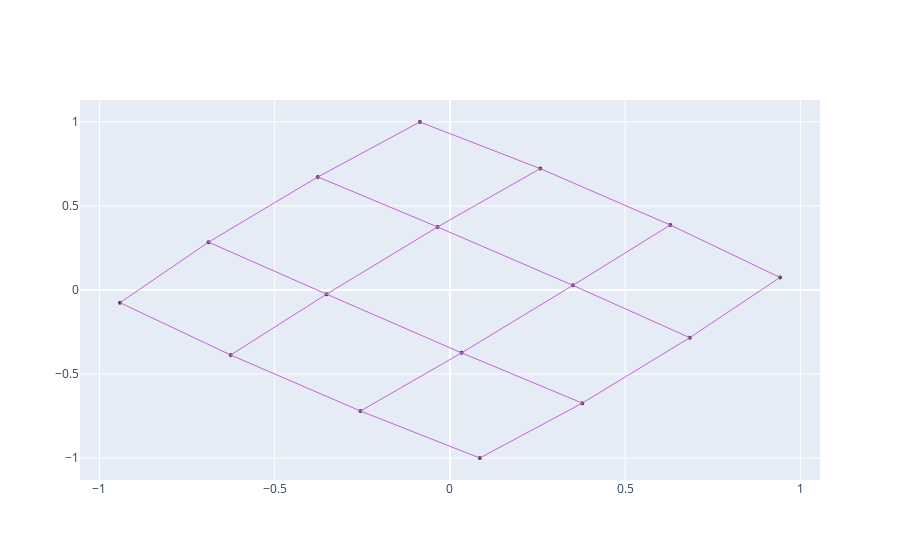

Notebook source saved alongside this figure:
### Code cell
n=4
m=4
pars={
    'plexus':nx.grid_graph(( m,n,1)),
    'absorption':0.1,
    'diffusion':1.
}
circuit=kfx.setup_default_flux_circuit(pars)
overflow=ho.initialize_overflow_on_circuit(circuit)
c,B_new=overflow.calc_profile_concentration()
phi=overflow.calc_absorption()

fig=overflow.circuit.plot_circuit()
fig.show()

### Figure 1 — Plotly figure (JSON) as saved in the notebook; plotly's stock layout.template omitted (floating-point values rounded to 4 significant figures)
{"data": [{"hoverinfo": "text", "hovertext": ["source: 1.0<br>solute: 1.0<br>concentration: 0.3701137868058443<br>", "source: 0.0<br>solute: 0.0<br>concentration: 0.2658851405365506<br>", "source: 0.0<br>solute: 0.0<br>concentration: 0.20476008336022328<br>", "source: 0.0<br>solute: 0.0<br>concentration: 0.17544573875173589<br>", "source: 0.0<br>solute: 0.0<br>concentration: 0.2658851405365506<br>", "source: 0.0<br>solute: 0.0<br>concentration: 0.21997327692492888<br>", "source: 0.0<br>solute: 0.0<br>concentration: 0.1765236144552877<br>", "source: 0.0<br>solute: 0.0<br>concentration: 0.14926436897925352<br>", "source: 0.0<br>solute: 0.0<br>concentration: 0.20476008336022322<br>", "source: 0.0<br>solute: 0.0<br>concentration: 0.1765236144552877<br>", "source: 0.0<br>solute: 0.0<br>concentration: 0.13684277254551197<br>", "source: 0.0<br>solute: 0.0<br>concentration: 0.09790871080152931<br>", "source: 0.0<br>solute: 0.0<br>concentration: 0.17544573875173586<br>", "source: 0.0<br>solute: 0.0<br>concentration: 0.14926436897925352<br>", "source: 0.0<br>solute: 0.0<br>concentration: 0.09790871080152931<br>", "source: -1.0<br>solute: -1.0<br>concentration: 0.0<br>"], "marker": {"color": "#a845b5", "line": {"width": 2}, "size": 2}, "mode": "markers", "type": "scatter", "x": [-0.08569, -0.377, -0.6888, -0.9414, 0.2578, -0.03526, -0.3519, -0.6255, 0.6289, 0.3511, 0.03332, -0.2552, 0.942, 0.6845, 0.3778, 0.08527], "y": [0.9992, 0.6723, 0.2843, -0.07612, 0.7221, 0.3747, -0.0251, -0.3872, 0.3864, 0.02741, -0.3745, -0.7205, 0.07428, -0.284, -0.6735, -1.0]}, {"hoverinfo": "none", "line": {"color": "#c762d4", "width": 1}, "mode": "lines", "type": "scatter", "x": [-0.08569, 0.2578, null], "y": [0.9992, 0.7221, null]}, {"hoverinfo": "none", "line": {"color": "#c762d4", "width": 1}, "mode": "lines", "type": "scatter", "x": [-0.08569, -0.377, null], "y": [0.9992, 0.6723, null]}, {"hoverinfo": "none", "line": {"color": "#c762d4", "width": 1}, "mode": "lines", "type": "scatter", "x": [-0.377, -0.03526, null], "y": [0.6723, 0.3747, null]}, {"hoverinfo": "none", "line": {"color": "#c762d4", "width": 1}, "mode": "lines", "type": "scatter", "x": [-0.377, -0.6888, null], "y": [0.6723, 0.2843, null]}, {"hoverinfo": "none", "line": {"color": "#c762d4", "width": 1}, "mode": "lines", "type": "scatter", "x": [-0.6888, -0.3519, null], "y": [0.2843, -0.0251, null]}, {"hoverinfo": "none", "line": {"color": "#c762d4", "width": 1}, "mode": "lines", "type": "scatter", "x": [-0.6888, -0.9414, null], "y": [0.2843, -0.07612, null]}, {"hoverinfo": "none", "line": {"color": "#c762d4", "width": 1}, "mode": "lines", "type": "scatter", "x": [-0.9414, -0.6255, null], "y": [-0.07612, -0.3872, null]}, {"hoverinfo": "none", "line": {"color": "#c762d4", "width": 1}, "mode": "lines", "type": "scatter", "x": [0.2578, 0.6289, null], "y": [0.7221, 0.3864, null]}, {"hoverinfo": "none", "line": {"color": "#c762d4", "width": 1}, "mode": "lines", "type": "scatter", "x": [0.2578, -0.03526, null], "y": [0.7221, 0.3747, null]}, {"hoverinfo": "none", "line": {"color": "#c762d4", "width": 1}, "mode": "lines", "type": "scatter", "x": [-0.03526, 0.3511, null], "y": [0.3747, 0.02741, null]}, {"hoverinfo": "none", "line": {"color": "#c762d4", "width": 1}, "mode": "lines", "type": "scatter", "x": [-0.03526, -0.3519, null], "y": [0.3747, -0.0251, null]}, {"hoverinfo": "none", "line": {"color": "#c762d4", "width": 1}, "mode": "lines", "type": "scatter", "x": [-0.3519, 0.03332, null], "y": [-0.0251, -0.3745, null]}, {"hoverinfo": "none", "line": {"color": "#c762d4", "width": 1}, "mode": "lines", "type": "scatter", "x": [-0.3519, -0.6255, null], "y": [-0.0251, -0.3872, null]}, {"hoverinfo": "none", "line": {"color": "#c762d4", "width": 1}, "mode": "lines", "type": "scatter", "x": [-0.6255, -0.2552, null], "y": [-0.3872, -0.7205, null]}, {"hoverinfo": "none", "line": {"color": "#c762d4", "width": 1}, "mode": "lines", "type": "scatter", "x": [0.6289, 0.942, null], "y": [0.3864, 0.07428, null]}, {"hoverinfo": "none", "line": {"color": "#c762d4", "width": 1}, "mode": "lines", "type": "scatter", "x": [0.6289, 0.3511, null], "y": [0.3864, 0.02741, null]}, {"hoverinfo": "none", "line": {"color": "#c762d4", "width": 1}, "mode": "lines", "type": "scatter", "x": [0.3511, 0.6845, null], "y": [0.02741, -0.284, null]}, {"hoverinfo": "none", "line": {"color": "#c762d4", "width": 1}, "mode": "lines", "type": "scatter", "x": [0.3511, 0.03332, null], "y": [0.02741, -0.3745, null]}, {"hoverinfo": "none", "line": {"color": "#c762d4", "width": 1}, "mode": "lines", "type": "scatter", "x": [0.03332, 0.3778, null], "y": [-0.3745, -0.6735, null]}, {"hoverinfo": "none", "line": {"color": "#c762d4", "width": 1}, "mode": "lines", "type": "scatter", "x": [0.03332, -0.2552, null], "y": [-0.3745, -0.7205, null]}, {"hoverinfo": "none", "line": {"color": "#c762d4", "width": 1}, "mode": "lines", "type": "scatter", "x": [-0.2552, 0.08527, null], "y": [-0.7205, -1.0, null]}, {"hoverinfo": "none", "line": {"color": "#c762d4", "width": 1}, "mode": "lines", "type": "scatter", "x": [0.942, 0.6845, null], "y": [0.07428, -0.284, null]}, {"hoverinfo": "none", "line": {"color": "#c762d4", "width": 1}, "mode": "lines", "type": "scatter", "x": [0.6845, 0.3778, null], "y": [-0.284, -0.6735, null]}, {"hoverinfo": "none", "line": {"color": "#c762d4", "width": 1}, "mode": "lines", "type": "scatter", "x": [0.3778, 0.08527, null], "y": [-0.6735, -1.0, null]}, {"hoverinfo": "text", "marker": {"color": "#c762d4", "opacity": 0}, "mode": "markers", "text": ["conductivity: 1.0<br>flow_rate: -0.5000000000000004<br>absorption: 0.1<br>uptake: 0.025031948671383013<br>peclet: -0.15915494309189548<br>length: 1.0<br>weight: 1.0<br>", "conductivity: 1.0<br>flow_rate: -0.5<br>absorption: 0.1<br>uptake: 0.02503194867138281<br>peclet: -0.15915494309189535<br>length: 1.0<br>weight: 1.0<br>", "conductivity: 1.0<br>flow_rate: -0.2142857142857145<br>absorption: 0.1<br>uptake: 0.01906040358930512<br>peclet: -0.06820926132509807<br>length: 1.0<br>weight: 1.0<br>", "conductivity: 1.0<br>flow_rate: -0.2857142857142862<br>absorption: 0.1<br>uptake: 0.018480064584447724<br>peclet: -0.09094568176679749<br>length: 1.0<br>weight: 1.0<br>", "conductivity: 1.0<br>flow_rate: -0.14285714285714254<br>absorption: 0.1<br>uptake: 0.014950239933261755<br>peclet: -0.04547284088339857<br>length: 1.0<br>weight: 1.0<br>", "conductivity: 1.0<br>flow_rate: -0.142857142857143<br>absorption: 0.1<br>uptake: 0.014908319666102685<br>peclet: -0.04547284088339871<br>length: 1.0<br>weight: 1.0<br>", "conductivity: 1.0<br>flow_rate: -0.1428571428571426<br>absorption: 0.1<br>uptake: 0.012732607124963952<br>peclet: -0.045472840883398584<br>length: 1.0<br>weight: 1.0<br>", "conductivity: 1.0<br>flow_rate: -0.28571428571428614<br>absorption: 0.1<br>uptake: 0.018480064584447717<br>peclet: -0.09094568176679747<br>length: 1.0<br>weight: 1.0<br>", "conductivity: 1.0<br>flow_rate: -0.2142857142857141<br>absorption: 0.1<br>uptake: 0.019060403589305115<br>peclet: -0.06820926132509794<br>length: 1.0<br>weight: 1.0<br>", "conductivity: 1.0<br>flow_rate: -0.21428571428571433<br>absorption: 0.1<br>uptake: 0.015557380829685902<br>peclet: -0.06820926132509801<br>length: 1.0<br>weight: 1.0<br>", "conductivity: 1.0<br>flow_rate: -0.21428571428571425<br>absorption: 0.1<br>uptake: 0.015557380829685902<br>peclet: -0.068209261325098<br>length: 1.0<br>weight: 1.0<br>", "conductivity: 1.0<br>flow_rate: -0.2142857142857143<br>absorption: 0.1<br>uptake: 0.012297959685886742<br>peclet: -0.06820926132509801<br>length: 1.0<br>weight: 1.0<br>", "conductivity: 1.0<br>flow_rate: -0.14285714285714304<br>absorption: 0.1<br>uptake: 0.012775167096446053<br>peclet: -0.04547284088339873<br>length: 1.0<br>weight: 1.0<br>", "conductivity: 1.0<br>flow_rate: -0.28571428571428564<br>absorption: 0.1<br>uptake: 0.009716771276005745<br>peclet: -0.09094568176679732<br>length: 1.0<br>weight: 1.0<br>", "conductivity: 1.0<br>flow_rate: -0.14285714285714277<br>absorption: 0.1<br>uptake: 0.01490831966610268<br>peclet: -0.04547284088339864<br>length: 1.0<br>weight: 1.0<br>", "conductivity: 1.0<br>flow_rate: -0.1428571428571423<br>absorption: 0.1<br>uptake: 0.014950239933262093<br>peclet: -0.04547284088339849<br>length: 1.0<br>weight: 1.0<br>", "conductivity: 1.0<br>flow_rate: -0.14285714285714282<br>absorption: 0.1<br>uptake: 0.01277516709644605<br>peclet: -0.04547284088339866<br>length: 1.0<br>weight: 1.0<br>", "conductivity: 1.0<br>flow_rate: -0.21428571428571422<br>absorption: 0.1<br>uptake: 0.01229795968588674<br>peclet: -0.06820926132509798<br>length: 1.0<br>weight: 1.0<br>", "conductivity: 1.0<br>flow_rate: -0.21428571428571433<br>absorption: 0.1<br>uptake: 0.00921684238257148<br>peclet: -0.06820926132509801<br>length: 1.0<br>weight: 1.0<br>", "conductivity: 1.0<br>flow_rate: -0.21428571428571438<br>absorption: 0.1<br>uptake: 0.009216842382571483<br>peclet: -0.06820926132509804<br>length: 1.0<br>weight: 1.0<br>", "conductivity: 1.0<br>flow_rate: -0.49999999999999994<br>absorption: 0.1<br>uptake: 0.0039385280856700485<br>peclet: -0.15915494309189532<br>length: 1.0<br>weight: 1.0<br>", "conductivity: 1.0<br>flow_rate: -0.14285714285714235<br>absorption: 0.1<br>uptake: 0.01273260712496395<br>peclet: -0.04547284088339851<br>length: 1.0<br>weight: 1.0<br>", "conductivity: 1.0<br>flow_rate: -0.2857142857142857<br>absorption: 0.1<br>uptake: 0.009716771276005747<br>peclet: -0.09094568176679733<br>length: 1.0<br>weight: 1.0<br>", "conductivity: 1.0<br>flow_rate: -0.5<br>absorption: 0.1<br>uptake: 0.003938528085670054<br>peclet: -0.15915494309189535<br>length: 1.0<br>weight: 1.0<br>"], "type": "scatter", "x": [0.08605, -0.2313, -0.2061, -0.5329, -0.5203, -0.8151, -0.7835, 0.4433, 0.1113, 0.1579, -0.1936, -0.1593, -0.4887, -0.4403, 0.7854, 0.49, 0.5178, 0.1922, 0.2056, -0.1109, -0.08496, 0.8132, 0.5312, 0.2316], "y": [0.8607, 0.8358, 0.5235, 0.4783, 0.1296, 0.1041, -0.2316, 0.5543, 0.5484, 0.2011, 0.1748, -0.1998, -0.2061, -0.5538, 0.2304, 0.2069, -0.1283, -0.1735, -0.524, -0.5475, -0.8602, -0.1048, -0.4787, -0.8367]}], "layout": {"showlegend": false}}
